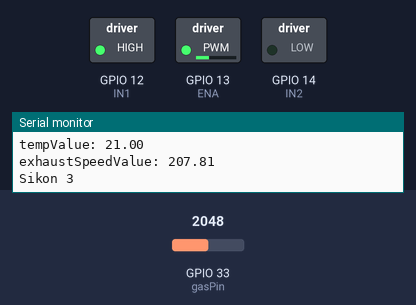
This sketch was run on a simulated ESP32. Shown: switched loads named in the sketch (green lamp = pin HIGH), the last lines printed to the serial monitor. Inputs (shaded band) come from the test bench; at power-on: GPIO 33 (gasPin) = 2048.

Above: at 1.8 s.
1.9 s: GPIO 33 (gasPin) set to 130
At 3.1 s:
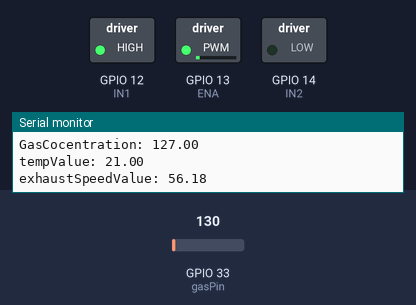
3.5 s: GPIO 33 (gasPin) set to 1228
At 4.6 s:
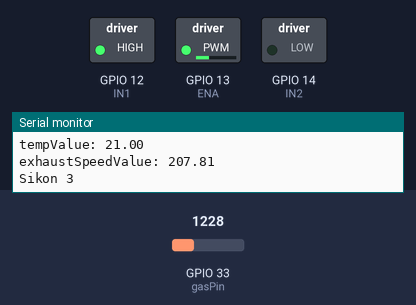
Timing chart, 0 to 6.5 s (numbered marks = the images above; inputs shaded):
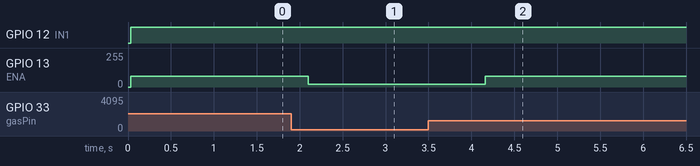

Measured:
- after the input at 1.9 s, GPIO 13 (ENA): 81/255 → 22/255 after 0.20 s
- after the input at 3.5 s, GPIO 13 (ENA): 22/255 → 81/255 after 0.66 s

The sketch:

Fuzzy_Sistem_Cerdas_Gas_GuardPro.ino
```cpp
#include <Fuzzy.h>
#include <DHT.h>

// Inisialisasi pin GPIO pada ESP32 untuk kontrol fan menggunakan L298N
const int ENA = 13; // Pin untuk kontrol kecepatan kipas pada L298N (ENA)
const int IN1 = 12; // Pin untuk arah putaran kipas pada L298N (IN1)
const int IN2 = 14; // Pin untuk arah putaran kipas pada L298N (IN2)
const int gasPin = 33; // Pin untuk sensor gas MQ-2 (Analog)
const int DHTPIN = 26; // Pin untuk sensor suhu DHT11

// Konfigurasi sensor suhu DHT11
DHT dht(DHTPIN, DHT11);

// Fuzzy
Fuzzy *fuzzy = new Fuzzy();

// FuzzyInput
FuzzySet *noLeak = new FuzzySet(0, 0, 100, 300);
FuzzySet *smallLeak = new FuzzySet(100, 300, 300, 800);
FuzzySet *bigLeak = new FuzzySet(300, 800, 1000, 1000);

FuzzySet *cold = new FuzzySet(20, 20, 22.5, 25);
FuzzySet *warm = new FuzzySet(22.75, 25, 25, 27.25);
FuzzySet *hot = new FuzzySet(25, 27.5, 30, 30);

// FuzzyOutput
FuzzySet *exhaustLow = new FuzzySet(0, 0, 55, 127.5);
FuzzySet *exhaustMedium = new FuzzySet(90, 127.5, 127.5, 170);
FuzzySet *exhaustHigh = new FuzzySet(127.5, 205, 255, 255);

void setup()
{
  // Set Serial output
  Serial.begin(9600);

  // Inisialisasi sensor DHT
  dht.begin();

  // FuzzyInput gasConcentration
  FuzzyInput *gasConcentration = new FuzzyInput(1);
  gasConcentration->addFuzzySet(noLeak);
  gasConcentration->addFuzzySet(smallLeak);
  gasConcentration->addFuzzySet(bigLeak);
  fuzzy->addFuzzyInput(gasConcentration);

  // FuzzyInput temperature
  FuzzyInput *temperature = new FuzzyInput(2);
  temperature->addFuzzySet(cold);
  temperature->addFuzzySet(warm);
  temperature->addFuzzySet(hot);
  fuzzy->addFuzzyInput(temperature);

  // FuzzyOutput exhaustSpeed
  FuzzyOutput *exhaustSpeed = new FuzzyOutput(1);
  exhaustSpeed->addFuzzySet(exhaustLow);
  exhaustSpeed->addFuzzySet(exhaustMedium);
  exhaustSpeed->addFuzzySet(exhaustHigh);
  fuzzy->addFuzzyOutput(exhaustSpeed);

  // Fuzzy Rules
  FuzzyRuleAntecedent *antecedent1 = new FuzzyRuleAntecedent();
  antecedent1->joinWithAND(noLeak, cold);
  FuzzyRuleConsequent *consequent1 = new FuzzyRuleConsequent();
  consequent1->addOutput(exhaustLow);
  FuzzyRule *fuzzyRule1 = new FuzzyRule(1, antecedent1, consequent1);
  fuzzy->addFuzzyRule(fuzzyRule1);

  FuzzyRuleAntecedent *antecedent2 = new FuzzyRuleAntecedent();
  antecedent2->joinWithAND(noLeak, warm);
  FuzzyRuleConsequent *consequent2 = new FuzzyRuleConsequent();
  consequent2->addOutput(exhaustMedium);
  FuzzyRule *fuzzyRule2 = new FuzzyRule(2, antecedent2, consequent2);
  fuzzy->addFuzzyRule(fuzzyRule2);


  FuzzyRuleAntecedent *antecedent3 = new FuzzyRuleAntecedent();
  antecedent3->joinWithAND(noLeak, hot);
  FuzzyRuleConsequent *consequent3 = new FuzzyRuleConsequent();
  consequent3->addOutput(exhaustHigh);
  FuzzyRule *fuzzyRule3 = new FuzzyRule(3, antecedent3, consequent3);
  fuzzy->addFuzzyRule(fuzzyRule3);

  FuzzyRuleAntecedent *antecedent4 = new FuzzyRuleAntecedent();
  antecedent4->joinWithAND(smallLeak, cold);
  FuzzyRuleConsequent *consequent4 = new FuzzyRuleConsequent();
  consequent4->addOutput(exhaustMedium);
  FuzzyRule *fuzzyRule4 = new FuzzyRule(4, antecedent4, consequent4);
  fuzzy->addFuzzyRule(fuzzyRule4);

  FuzzyRuleAntecedent *antecedent5 = new FuzzyRuleAntecedent();
  antecedent5->joinWithAND(smallLeak, warm);
  FuzzyRuleConsequent *consequent5 = new FuzzyRuleConsequent();
  consequent5->addOutput(exhaustMedium);
  FuzzyRule *fuzzyRule5 = new FuzzyRule(5, antecedent5, consequent5);
  fuzzy->addFuzzyRule(fuzzyRule5);

  FuzzyRuleAntecedent *antecedent6 = new FuzzyRuleAntecedent();
  antecedent6->joinWithAND(smallLeak, hot);
  FuzzyRuleConsequent *consequent6 = new FuzzyRuleConsequent();
  consequent6->addOutput(exhaustHigh);
  FuzzyRule *fuzzyRule6 = new FuzzyRule(6, antecedent6, consequent6);
  fuzzy->addFuzzyRule(fuzzyRule6);

  FuzzyRuleAntecedent *antecedent7 = new FuzzyRuleAntecedent();
  antecedent7->joinWithAND(bigLeak, cold);
  FuzzyRuleConsequent *consequent7 = new FuzzyRuleConsequent();
  consequent7->addOutput(exhaustHigh);
  FuzzyRule *fuzzyRule7 = new FuzzyRule(7, antecedent7, consequent7);
  fuzzy->addFuzzyRule(fuzzyRule7);

  FuzzyRuleAntecedent *antecedent8 = new FuzzyRuleAntecedent();
  antecedent8->joinWithAND(bigLeak, warm);
  FuzzyRuleConsequent *consequent8 = new FuzzyRuleConsequent();
  consequent8->addOutput(exhaustHigh);
  FuzzyRule *fuzzyRule8 = new FuzzyRule(8, antecedent8, consequent8);
  fuzzy->addFuzzyRule(fuzzyRule8);

  FuzzyRuleAntecedent *antecedent9 = new FuzzyRuleAntecedent();
  antecedent9->joinWithAND(bigLeak, hot);
  FuzzyRuleConsequent *consequent9 = new FuzzyRuleConsequent();
  consequent9->addOutput(exhaustHigh);
  FuzzyRule *fuzzyRule9 = new FuzzyRule(9, antecedent9, consequent9);
  fuzzy->addFuzzyRule(fuzzyRule9);

  // End of Fuzzy Rules

  // Setup pin mode untuk koneksi dengan L298N
  pinMode(ENA, OUTPUT);
  pinMode(IN1, OUTPUT);
  pinMode(IN2, OUTPUT);
  digitalWrite(ENA, LOW);
}

void loop()
{
  // Baca nilai dari sensor gas MQ-2
  int gasValue = analogRead(gasPin);
  float gasConcentration = map(gasValue, 0, 1023, 0, 1000);

  Serial.print("gasValue: ");
  Serial.println(gasValue);

  Serial.print("GasCocentration: ");
  Serial.println(gasConcentration);


  // Baca nilai dari sensor suhu DHT11
  // float tempValue = dht.readTemperature();
    float tempValue = 21;

  Serial.print("tempValue: ");
  Serial.println(tempValue);

  // Set nilai input ke sistem fuzzy
  fuzzy->setInput(1, gasConcentration);
  fuzzy->setInput(2, tempValue);

  // Proses fuzzy logic
  fuzzy->fuzzify();

  // Defuzzifikasi dan dapatkan nilai kecepatan kipas
  float exhaustSpeedValue = fuzzy->defuzzify(1);
  Serial.print("exhaustSpeedValue: ");
  Serial.println(exhaustSpeedValue);

    int pwmSpeed = (exhaustSpeedValue/255)*100;
// Kontrol kipas menggunakan L298N berdasarkan nilai exhaustSpeedValue
  if (exhaustSpeedValue <= 85) { // Kecepatan rendah
  Serial.println("Sikon 1");
    digitalWrite(IN1, HIGH);
    digitalWrite(IN2, LOW);
    analogWrite(ENA, pwmSpeed); // Misalnya, atur kecepatan menjadi 100 (nilai default rendah)
  } else if (exhaustSpeedValue > 85 && exhaustSpeedValue <= 170) { // Kecepatan sedang
  Serial.println("Sikon 2");
    digitalWrite(IN1, HIGH);
    digitalWrite(IN2, LOW);
    analogWrite(ENA, pwmSpeed); // Misalnya, atur kecepatan menjadi 200 (nilai default sedang)
  } else { // Kecepatan tinggi
  Serial.println("Sikon 3");
    digitalWrite(IN1, HIGH);
    digitalWrite(IN2, LOW);
    analogWrite(ENA, pwmSpeed); // Atur kecepatan maksimum (255) untuk kecepatan tinggi
  }

  // Tunggu sejenak sebelum membaca sensor kembali
  delay(1000); // Ubah delay sesuai kebutuhan
}
```
